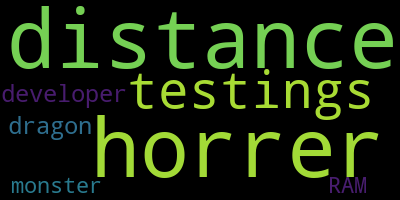

Here is the Python script that generated this plot:
from PIL import Image
import numpy as np
from wordcloud import WordCloud, STOPWORDS
import matplotlib
matplotlib.use('TkAgg')
import matplotlib.pyplot as plt
import matplotlib.image as img

# %matplotlib inline
matplotlib.rcParams['figure.figsize'] = (16.0, 9.0)

'''
class wordcloud.WordCloud(font_path=None, width=400, height=200, margin=2, ranks_only=None, prefer_horizontal=0.9, mask=None, scale=1, color_func=None, max_words=200, min_font_size=4, stopwords=None, random_state=None, background_color='black', max_font_size=None, font_step=1, mode='RGB', relative_scaling='auto', regexp=None, collocations=True, colormap=None, normalize_plurals=True, contour_width=0, contour_color='black', repeat=False, include_numbers=False, min_word_length=0)
'''

# script = open("batman.txt").read()
# stopwords = set(STOPWORDS)
# batman_mask = np.array(Image.open("test.jpg"))
#
# # Custom Colormap
# from matplotlib.colors import LinearSegmentedColormap
# colors = ["#000000", "#111111", "#101010", "#121212", "#212121", "#222222"]
# cmap = LinearSegmentedColormap.from_list("mycmap", colors)
#
# wc = WordCloud(background_color="white", stopwords=stopwords, mask=batman_mask,
#                width=1987, height=736, colormap=cmap)
# wc.generate(script)
# plt.figure()
# plt.imshow(wc, interpolation="bilinear")

dataset = open("batman.txt", "r").read()
def create_word_cloud(string):
   maskArray = np.array(Image.open("test.jpg"))
   # cloud = WordCloud(background_color = "black", min_font_size=5, mask = maskArray, stopwords = set(STOPWORDS))
   cloud = WordCloud(font_path=None, width=400, height=200, margin=2, ranks_only=None, prefer_horizontal=0.9, mask=None, scale=1, color_func=None, max_words=200, min_font_size=4, stopwords=set(STOPWORDS), random_state=None, background_color='black', max_font_size=None, font_step=1, mode='RGB', relative_scaling='auto', regexp=None, collocations=True, colormap=None, normalize_plurals=True, contour_width=0, contour_color='black', repeat=False, include_numbers=False, min_word_length=0)
   cloud.generate(string)
   cloud.to_file("wordCloud.png")


# dataset = dataset.lower()
create_word_cloud(dataset)
# im = img.imread("wordCloud.png")
# plt.imshow(im)
